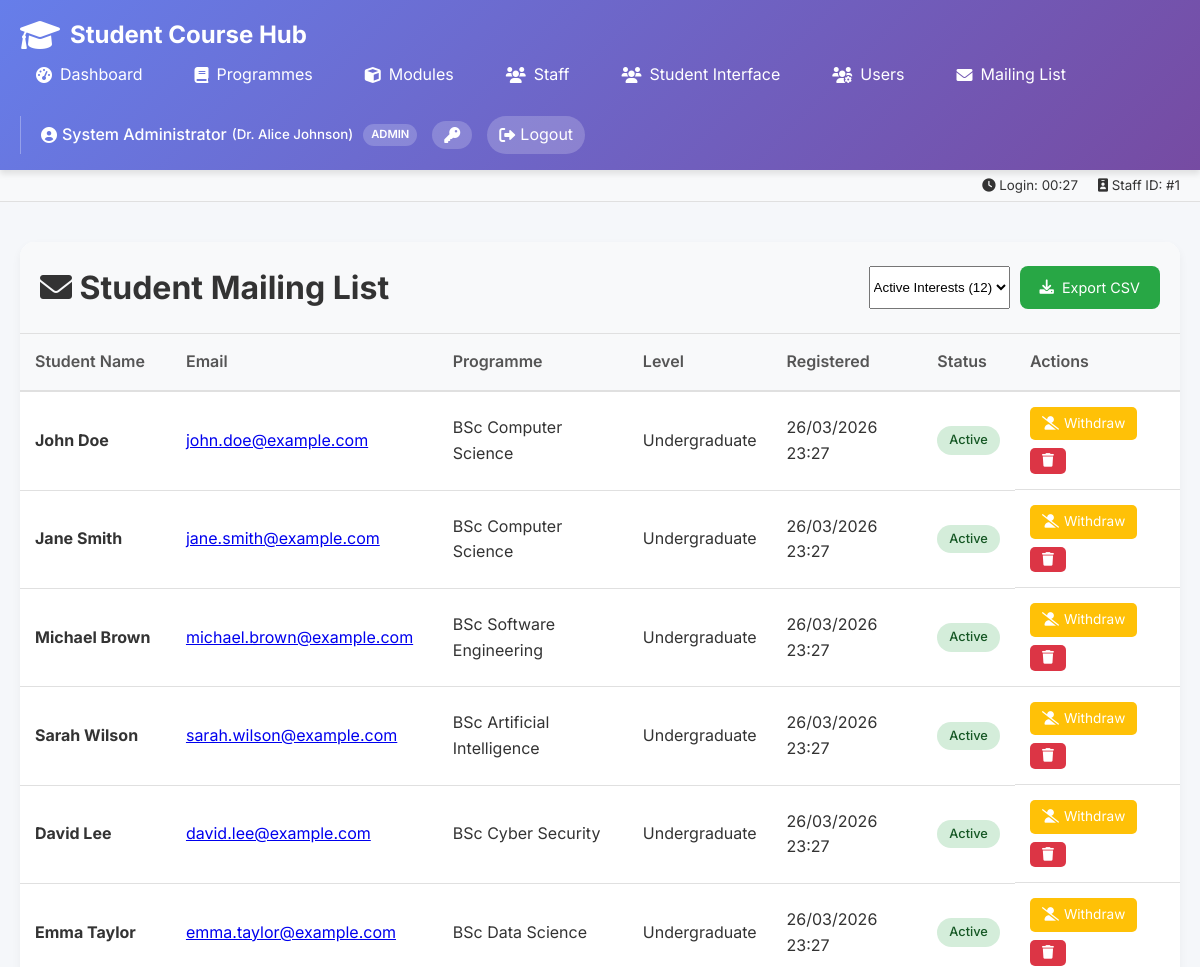
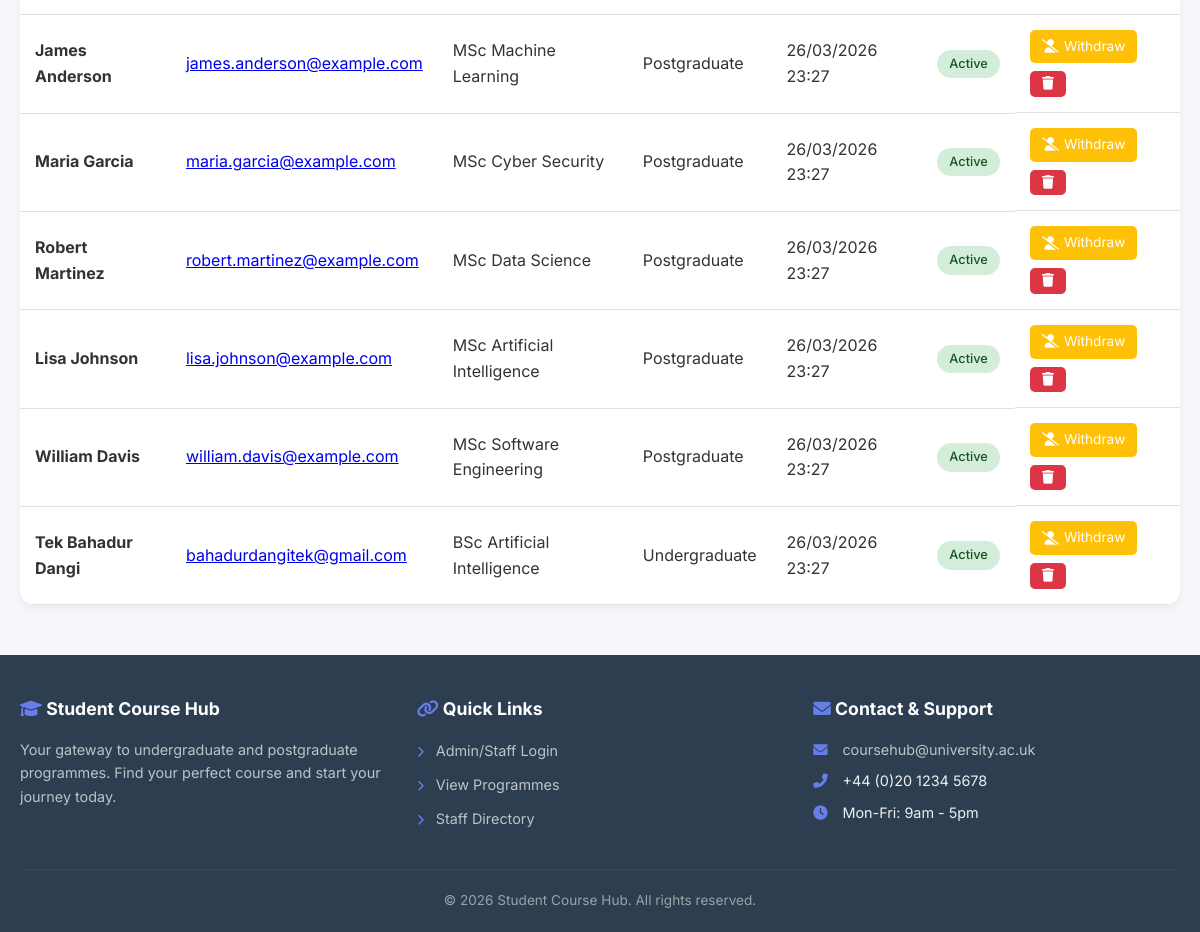
The app's page /mailing-list.php (signed in) with its own data (2 pictures, top to bottom).
### tables this page shows
CREATE TABLE InterestedStudents (
    InterestID INT AUTO_INCREMENT PRIMARY KEY,
    ProgrammeID INT NOT NULL,
    StudentName VARCHAR(100) NOT NULL,
    AcademicQualification VARCHAR(50) DEFAULT NULL,
    Email VARCHAR(255) NOT NULL,
    ReceiveUpdates ENUM('yes','no') DEFAULT 'no',
    RegisteredAt TIMESTAMP DEFAULT CURRENT_TIMESTAMP,
    Status ENUM('active','withdrawn') DEFAULT 'active',
    WithdrawnAt TIMESTAMP NULL,
    FOREIGN KEY (ProgrammeID) REFERENCES Programmes(ProgrammeID) ON DELETE CASCADE,
    UNIQUE (Email, ProgrammeID)
);

CREATE TABLE Programmes (
    ProgrammeID INT PRIMARY KEY AUTO_INCREMENT,
    ProgrammeName VARCHAR(150) NOT NULL,
    LevelID INT,
    ProgrammeLeaderID INT,
    Description TEXT,
    Image VARCHAR(255),
    ImageAlt TEXT,
    Status ENUM('published','draft') DEFAULT 'draft',
    CreatedAt TIMESTAMP DEFAULT CURRENT_TIMESTAMP,
    UpdatedAt TIMESTAMP DEFAULT CURRENT_TIMESTAMP ON UPDATE CURRENT_TIMESTAMP,
    FOREIGN KEY (LevelID) REFERENCES Levels(LevelID),
    FOREIGN KEY (ProgrammeLeaderID) REFERENCES Staff(StaffID)
);

CREATE TABLE Levels (
    LevelID INT PRIMARY KEY,
    LevelName VARCHAR(50) NOT NULL
);

### mailing-list.php (the view, shortened to what this page needs)
<?php
include '../includes/header.php';
$filter = isset($_GET['filter']) ? $_GET['filter'] : 'active';
$where = "";
if ($filter == 'active') {
    $where = "WHERE i.Status = 'active'";
} elseif ($filter == 'withdrawn') {
    $where = "WHERE i.Status = 'withdrawn'";
}
$stats_query = "SELECT
                    SUM(CASE WHEN Status='active' THEN 1 ELSE 0 END) as active_count,
                    SUM(CASE WHEN Status='withdrawn' THEN 1 ELSE 0 END) as withdrawn_count,
                    COUNT(*) as total_count
                FROM InterestedStudents";
$stats_result = mysqli_query($conn, $stats_query);
$stats = mysqli_fetch_assoc($stats_result);
?>
<div class="table-container">
    <div class="table-header">
        <h1><i class="fas fa-envelope"></i> Student Mailing List</h1>
        <div style="display: flex; gap: 10px;">
            <select onchange="window.location.href='?filter='+this.value" class="filter-select" aria-label="Filter interests">
                <option value="active" <?php echo $filter == 'active' ? 'selected' : ''; ?>>Active Interests (<?php echo $stats['active_count']; ?>)</option>
            </select>
            <a href="<?php echo BASE_PATH; ?>admin/export-mailing.php?filter=<?php echo $filter; ?>" class="add-btn" title="Export as CSV">
                <i class="fas fa-download"></i> Export CSV
            </a>
        </div>
    </div>
    <div class="table-responsive">
        <table>
            <thead>
                <tr>
                    <th>Student Name</th>
                    <th>Email</th>
                    <th>Programme</th>
                    <th>Level</th>
                    <th>Registered</th>
                    <th>Status</th>
                    <th>Actions</th>
                </tr>
            </thead>
            <tbody>
                <?php
                $query = "SELECT i.*, p.ProgrammeName, l.LevelName
                         FROM InterestedStudents i
                         JOIN Programmes p ON i.ProgrammeID = p.ProgrammeID
                         JOIN Levels l ON p.LevelID = l.LevelID
                         $where
                         ORDER BY i.RegisteredAt DESC";
                $result = mysqli_query($conn, $query);
                if (mysqli_num_rows($result) > 0) {
                    while ($row = mysqli_fetch_assoc($result)) {
                        $statusClass = strtolower($row['Status']);
                        echo "<tr>";
                        echo "<td><strong>" . htmlspecialchars($row['StudentName']) . "</strong></td>";
                        echo "<td><a href='mailto:" . htmlspecialchars($row['Email']) . "' title='Send email'>" . htmlspecialchars($row['Email']) . "</a></td>";
                        echo "<td>" . htmlspecialchars($row['ProgrammeName']) . "</td>";
                        echo "<td>" . htmlspecialchars($row['LevelName']) . "</td>";
                        echo "<td>" . date('d/m/Y H:i', strtotime($row['RegisteredAt'])) . "</td>";
                        echo "<td>";
                        echo "<span class='status-badge status-" . $statusClass . "' title='Current status'>" . ucfirst($row['Status']) . "</span>";
                        echo "</td>";
                        echo "<td class='action-btns'>";
                        if ($row['Status'] == 'active') {
                            echo "<a href='?action=withdraw&id=" . $row['InterestID'] . "' class='edit-btn' style='background: #ffc107;' title='Mark as withdrawn' onclick='return confirm(\"Mark this interest as withdrawn?\")'>";
                            echo "<i class='fas fa-user-slash'></i> Withdraw";
                            echo "</a>";
                        } else {
                            echo "<a href='?action=reactivate&id=" . $row['InterestID'] . "' class='edit-btn' style='background: #28a745;' title='Reactivate interest' onclick='return confirm(\"Reactivate this interest?\")'>";
                            echo "<i class='fas fa-user-check'></i> Reactivate";
                            echo "</a>";
                        }
                        echo "<a href='?action=delete&id=" . $row['InterestID'] . "' class='delete-btn' title='Delete record' onclick='return confirm(\"Are you sure you want to delete this record?\")'>";
                        echo "<i class='fas fa-trash'></i></a>";
                        echo "</td>";
                        echo "</tr>";
                    }
                }
                ?>
            </tbody>
        </table>
    </div>
</div>
<?php include '../includes/footer.php'; ?>

### css/common.css (style rules this page uses)
* { margin: 0; padding: 0; box-sizing: border-box; }
body { font-family: 'Inter', sans-serif; background: #f5f7fa; color: #333; line-height: 1.6; }
.add-btn { background: #28a745; color: white; border: none; padding: 10px 20px; border-radius: 8px; cursor: pointer; font-size: 0.9rem; display: inline-flex; align-items: center; gap: 8px; text-decoration: none; transition: all 0.3s ease; }
.action-btns { display: flex; gap: 8px; flex-wrap: wrap; }
.edit-btn, .delete-btn, .view-btn { padding: 6px 12px; border: none; border-radius: 5px; cursor: pointer; font-size: 0.85rem; transition: all 0.2s ease; text-decoration: none; display: inline-flex; align-items: center; gap: 5px; }
.edit-btn { background: #007bff; color: white; }
.delete-btn { background: #dc3545; color: white; }
.table-container { background: white; border-radius: 15px; overflow: hidden; box-shadow: 0 4px 10px rgba(0,0,0,0.05); margin-bottom: 30px; }
.table-header { padding: 20px; background: #f8f9fa; border-bottom: 1px solid #e0e0e0; display: flex; justify-content: space-between; align-items: center; flex-wrap: wrap; gap: 15px; }
.table-responsive { overflow-x: auto; -webkit-overflow-scrolling: touch; }
table { width: 100%; border-collapse: collapse; }
th { background: #f8f9fa; padding: 15px; text-align: left; font-weight: 600; color: #555; border-bottom: 2px solid #e0e0e0; }
td { padding: 15px; border-bottom: 1px solid #e0e0e0; vertical-align: middle; }
.status-badge { display: inline-block; padding: 4px 12px; border-radius: 20px; font-size: 0.8rem; font-weight: 500; }
.status-published, .status-active { background: #d4edda; color: #155724; }

### records on screen
interestedstudents: StudentName "John Doe", Email "john.doe@example.com", ProgrammeID.ProgrammeName "BSc Computer Science", levels.LevelName "Undergraduate", RegisteredAt "26/03/2026 23:27", Status "Active"
interestedstudents: StudentName "Jane Smith", Email "jane.smith@example.com", ProgrammeID.ProgrammeName "BSc Computer Science", levels.LevelName "Undergraduate", RegisteredAt "26/03/2026 23:27", Status "Active"
interestedstudents: StudentName "Michael Brown", Email "michael.brown@example.com", ProgrammeID.ProgrammeName "BSc Software Engineering", levels.LevelName "Undergraduate", RegisteredAt "26/03/2026 23:27", Status "Active"
interestedstudents: StudentName "Sarah Wilson", Email "sarah.wilson@example.com", ProgrammeID.ProgrammeName "BSc Artificial Intelligence", levels.LevelName "Undergraduate", RegisteredAt "26/03/2026 23:27", Status "Active"
interestedstudents: StudentName "David Lee", Email "david.lee@example.com", ProgrammeID.ProgrammeName "BSc Cyber Security", levels.LevelName "Undergraduate", RegisteredAt "26/03/2026 23:27", Status "Active"
interestedstudents: StudentName "Emma Taylor", Email "emma.taylor@example.com", ProgrammeID.ProgrammeName "BSc Data Science", levels.LevelName "Undergraduate", RegisteredAt "26/03/2026 23:27", Status "Active"
interestedstudents: StudentName "James Anderson", Email "james.anderson@example.com", ProgrammeID.ProgrammeName "MSc Machine Learning", levels.LevelName "Postgraduate", RegisteredAt "26/03/2026 23:27", Status "Active"
interestedstudents: StudentName "Maria Garcia", Email "maria.garcia@example.com", ProgrammeID.ProgrammeName "MSc Cyber Security", levels.LevelName "Postgraduate", RegisteredAt "26/03/2026 23:27", Status "Active"
interestedstudents: StudentName "Robert Martinez", Email "robert.martinez@example.com", ProgrammeID.ProgrammeName "MSc Data Science", levels.LevelName "Postgraduate", RegisteredAt "26/03/2026 23:27", Status "Active"
interestedstudents: StudentName "Lisa Johnson", Email "lisa.johnson@example.com", ProgrammeID.ProgrammeName "MSc Artificial Intelligence", levels.LevelName "Postgraduate", RegisteredAt "26/03/2026 23:27", Status "Active"
interestedstudents: StudentName "William Davis", Email "william.davis@example.com", ProgrammeID.ProgrammeName "MSc Software Engineering", levels.LevelName "Postgraduate", RegisteredAt "26/03/2026 23:27", Status "Active"
interestedstudents: StudentName "Tek Bahadur Dangi", Email "bahadurdangitek@gmail.com", ProgrammeID.ProgrammeName "BSc Artificial Intelligence", levels.LevelName "Undergraduate", RegisteredAt "26/03/2026 23:27", Status "Active"

### other values on screen
$current_user_name "System Administrator"
$staff_name "Dr. Alice Johnson"
$current_user_role "ADMIN"
date('H:i', $_SESSION['login_time']) "00:27"
$staff_id "1"
